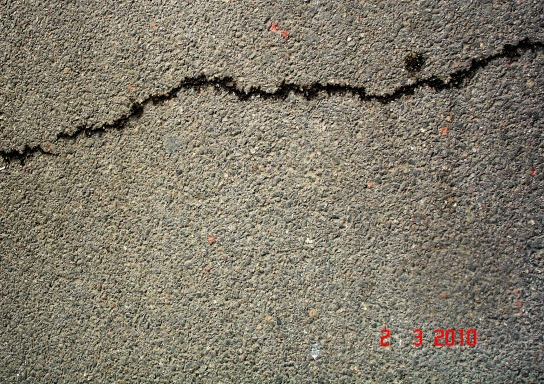
#> input picture Forests/DeepCrack/test_img/11169-2.jpg, 544 x 384 px, given in place of 11142-2.jpg, which was not available
$ python edge_image.py
#> lines starting #> are read from the running program, lines starting #| are printed output that depends on the picture; pictures that were not available may be replaced by others from this repository, and a replacement may not be noted
import argparse
import numpy as np
import cv2
import matplotlib.pyplot as plt

def kernal(x,y):
  k = np.ones((x,y),dtype=np.uint8)
  return k

filename = 'DeepCrack/test_img/11142-2.jpg'

parser = argparse.ArgumentParser()
# parser.add_argument('-i', '--input', help='path to the input image',
#                     required=True)
# args = vars(parser.parse_args())

image = cv2.imread(filename)
#> image is the input picture: shape (384, 544, 3); mean B, G, R 106.8, 122.2, 128.5
orig_image = image.copy()

image = cv2.cvtColor(image, cv2.COLOR_BGR2RGB)
image = image.astype(np.float32) / 255.0

gray = cv2.cvtColor(orig_image, cv2.COLOR_BGR2GRAY)
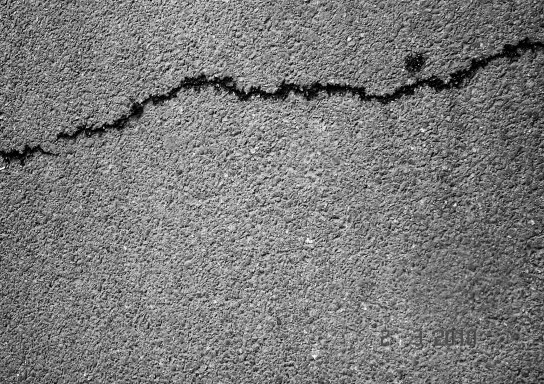
#> gray: shape (384, 544); min 0, max 252, mean 122.3
blurred = cv2.GaussianBlur(gray, (5, 5), 0)
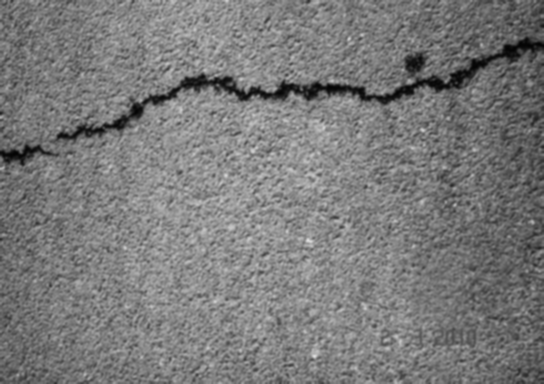
#> blurred: shape (384, 544); min 3, max 222, mean 122.3

# carry out Canny edge detection
canny = cv2.Canny(blurred, 50, 200)
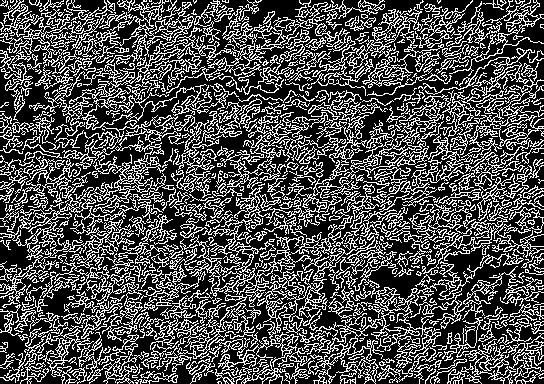
#> canny: shape (384, 544); 30.7% white in thin lines or dots
# initialize the structured edge detector with the model
#> (the run stopped early here; a loop or call above may not have finished)

$ run again, on Forests/DeepCrack/test_img/11215-10.jpg
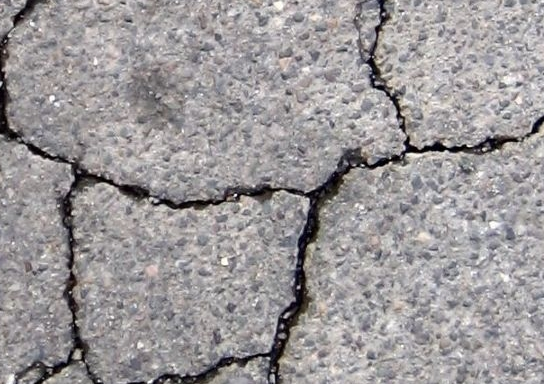
#> input picture Forests/DeepCrack/test_img/11215-10.jpg, 544 x 384 px, given in place of 11142-2.jpg, which was not available
#> image is the input picture: shape (384, 544, 3); mean B, G, R 154, 152.6, 156.4
#> `blurred = cv2.GaussianBlur(gray, (5, 5), 0)`:
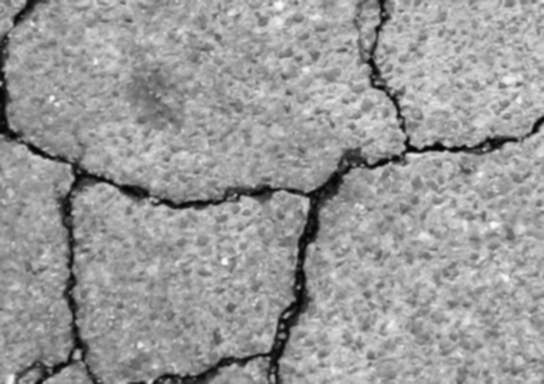
#> blurred: shape (384, 544); min 3, max 250, mean 153.9
#> `canny = cv2.Canny(blurred, 50, 200)`:
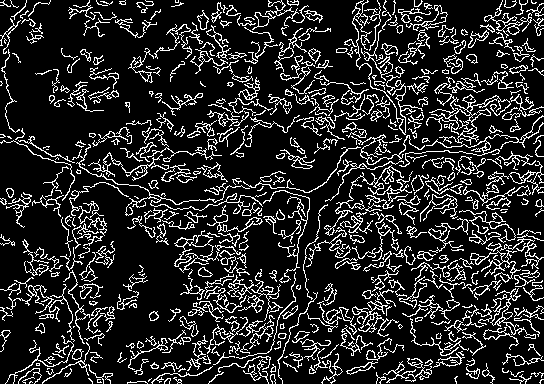
#> canny: shape (384, 544); 16% white in thin lines or dots

$ run again, on Forests/DeepCrack/test_img/11215-13.jpg
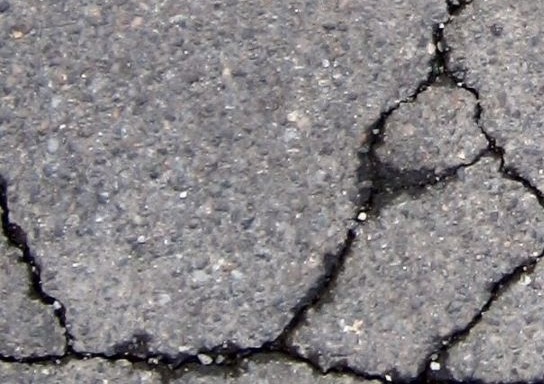
#> input picture Forests/DeepCrack/test_img/11215-13.jpg, 544 x 384 px, given in place of 11142-2.jpg, which was not available
#> image is the input picture: shape (384, 544, 3); mean B, G, R 133.5, 130.9, 134.2
#> `canny = cv2.Canny(blurred, 50, 200)`:
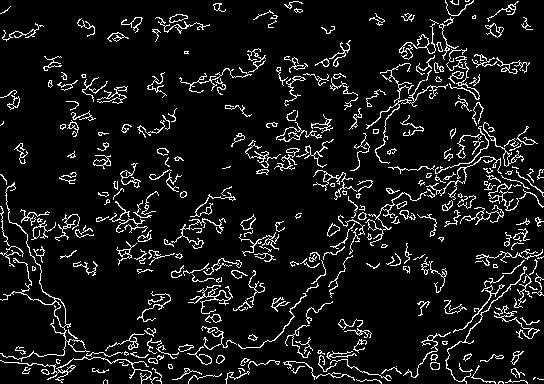
#> canny: shape (384, 544); 8.4% white in thin lines or dots
